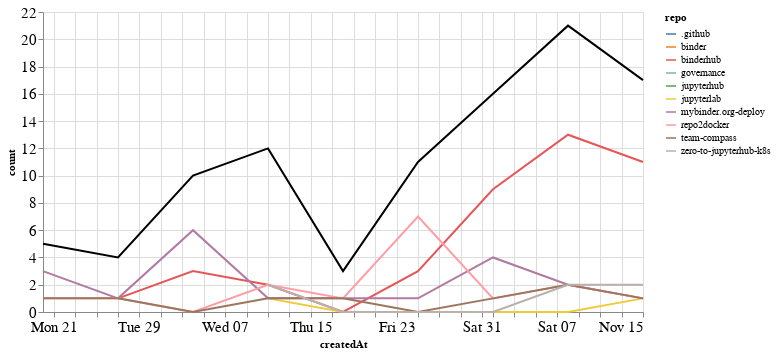

The notebook cell saved with this chart:
### Markdown cell above
## Comments

### Code cell
comments_time = comments.groupby('repo').resample('W', on='createdAt').count()['author'].reset_index()
comments_time = comments_time.rename(columns={'author': 'count'})
comments_time_total = comments_time.groupby('createdAt').agg({"count": "sum"}).reset_index()
ch1 = alt.Chart(comments_time, width=600).mark_line().encode(
    x='createdAt',
    y='count',
    color='repo',
    tooltip="repo"
)

ch2 = alt.Chart(comments_time_total, width=600).mark_line(color="black").encode(
    x='createdAt',
    y='count',
)

ch1 + ch2

### Figure 1 — Vega-Lite specification as saved in the notebook (floating-point values rounded to 4 significant figures)
{"config": {"axisLeft": {"labelFontSize": 15}, "axisBottom": {"labelFontSize": 15}}, "layer": [{"data": {"name": "data-999b741ff86e7efe98aed1e8e5ea2359"}, "mark": "line", "encoding": {"color": {"type": "nominal", "field": "repo"}, "tooltip": {"type": "nominal", "field": "repo"}, "x": {"type": "temporal", "field": "createdAt"}, "y": {"type": "quantitative", "field": "count"}}, "width": 600}, {"data": {"name": "data-d4ac6d3e32f265f97378343b66b7fed8"}, "mark": {"type": "line", "color": "black"}, "encoding": {"x": {"type": "temporal", "field": "createdAt"}, "y": {"type": "quantitative", "field": "count"}}, "width": 600}], "$schema": "https://vega.github.io/schema/vega-lite/v4.8.1.json", "datasets": {"data-999b741ff86e7efe98aed1e8e5ea2359": [{"repo": ".github", "createdAt": "2020-10-04T00:00:00", "count": 1}, {"repo": "binder", "createdAt": "2020-10-11T00:00:00", "count": 2}, {"repo": "binderhub", "createdAt": "2020-09-27T00:00:00", "count": 1}, {"repo": "binderhub", "createdAt": "2020-10-04T00:00:00", "count": 3}, {"repo": "binderhub", "createdAt": "2020-10-11T00:00:00", "count": 2}, {"repo": "binderhub", "createdAt": "2020-10-18T00:00:00", "count": 0}, {"repo": "binderhub", "createdAt": "2020-10-25T00:00:00", "count": 3}, {"repo": "binderhub", "createdAt": "2020-11-01T00:00:00", "count": 9}, {"repo": "binderhub", "createdAt": "2020-11-08T00:00:00", "count": 13}, {"repo": "binderhub", "createdAt": "2020-11-15T00:00:00", "count": 11}, {"repo": "governance", "createdAt": "2020-10-11T00:00:00", "count": 1}, {"repo": "jupyterhub", "createdAt": "2020-11-01T00:00:00", "count": 1}, {"repo": "jupyterlab", "createdAt": "2020-10-11T00:00:00", "count": 1}, {"repo": "jupyterlab", "createdAt": "2020-10-18T00:00:00", "count": 0}, {"repo": "jupyterlab", "createdAt": "2020-10-25T00:00:00", "count": 0}, {"repo": "jupyterlab", "createdAt": "2020-11-01T00:00:00", "count": 0}, {"repo": "jupyterlab", "createdAt": "2020-11-08T00:00:00", "count": 0}, {"repo": "jupyterlab", "createdAt": "2020-11-15T00:00:00", "count": 1}, {"repo": "mybinder.org-deploy", "createdAt": "2020-09-20T00:00:00", "count": 3}, {"repo": "mybinder.org-deploy", "createdAt": "2020-09-27T00:00:00", "count": 1}, {"repo": "mybinder.org-deploy", "createdAt": "2020-10-04T00:00:00", "count": 6}, {"repo": "mybinder.org-deploy", "createdAt": "2020-10-11T00:00:00", "count": 1}, {"repo": "mybinder.org-deploy", "createdAt": "2020-10-18T00:00:00", "count": 1}, {"repo": "mybinder.org-deploy", "createdAt": "2020-10-25T00:00:00", "count": 1}, {"repo": "mybinder.org-deploy", "createdAt": "2020-11-01T00:00:00", "count": 4}, {"repo": "mybinder.org-deploy", "createdAt": "2020-11-08T00:00:00", "count": 2}, {"repo": "mybinder.org-deploy", "createdAt": "2020-11-15T00:00:00", "count": 1}, {"repo": "repo2docker", "createdAt": "2020-09-20T00:00:00", "count": 1}, {"repo": "repo2docker", "createdAt": "2020-09-27T00:00:00", "count": 1}, {"repo": "repo2docker", "createdAt": "2020-10-04T00:00:00", "count": 0}, {"repo": "repo2docker", "createdAt": "2020-10-11T00:00:00", "count": 2}, {"repo": "repo2docker", "createdAt": "2020-10-18T00:00:00", "count": 1}, {"repo": "repo2docker", "createdAt": "2020-10-25T00:00:00", "count": 7}, {"repo": "repo2docker", "createdAt": "2020-11-01T00:00:00", "count": 1}, {"repo": "repo2docker", "createdAt": "2020-11-08T00:00:00", "count": 2}, {"repo": "repo2docker", "createdAt": "2020-11-15T00:00:00", "count": 1}, {"repo": "team-compass", "createdAt": "2020-09-20T00:00:00", "count": 1}, {"repo": "team-compass", "createdAt": "2020-09-27T00:00:00", "count": 1}, {"repo": "team-compass", "createdAt": "2020-10-04T00:00:00", "count": 0}, {"repo": "team-compass", "createdAt": "2020-10-11T00:00:00", "count": 1}, {"repo": "team-compass", "createdAt": "2020-10-18T00:00:00", "count": 1}, {"repo": "team-compass", "createdAt": "2020-10-25T00:00:00", "count": 0}, {"repo": "team-compass", "createdAt": "2020-11-01T00:00:00", "count": 1}, {"repo": "team-compass", "createdAt": "2020-11-08T00:00:00", "count": 2}, {"repo": "team-compass", "createdAt": "2020-11-15T00:00:00", "count": 1}, {"repo": "zero-to-jupyterhub-k8s", "createdAt": "2020-10-11T00:00:00", "count": 2}, {"repo": "zero-to-jupyterhub-k8s", "createdAt": "2020-10-18T00:00:00", "count": 0}, {"repo": "zero-to-jupyterhub-k8s", "createdAt": "2020-10-25T00:00:00", "count": 0}, {"repo": "zero-to-jupyterhub-k8s", "createdAt": "2020-11-01T00:00:00", "count": 0}, {"repo": "zero-to-jupyterhub-k8s", "createdAt": "2020-11-08T00:00:00", "count": 2}, {"repo": "zero-to-jupyterhub-k8s", "createdAt": "2020-11-15T00:00:00", "count": 2}], "data-d4ac6d3e32f265f97378343b66b7fed8": [{"createdAt": "2020-09-20T00:00:00", "count": 5}, {"createdAt": "2020-09-27T00:00:00", "count": 4}, {"createdAt": "2020-10-04T00:00:00", "count": 10}, {"createdAt": "2020-10-11T00:00:00", "count": 12}, {"createdAt": "2020-10-18T00:00:00", "count": 3}, {"createdAt": "2020-10-25T00:00:00", "count": 11}, {"createdAt": "2020-11-01T00:00:00", "count": 16}, {"createdAt": "2020-11-08T00:00:00", "count": 21}, {"createdAt": "2020-11-15T00:00:00", "count": 17}]}}
